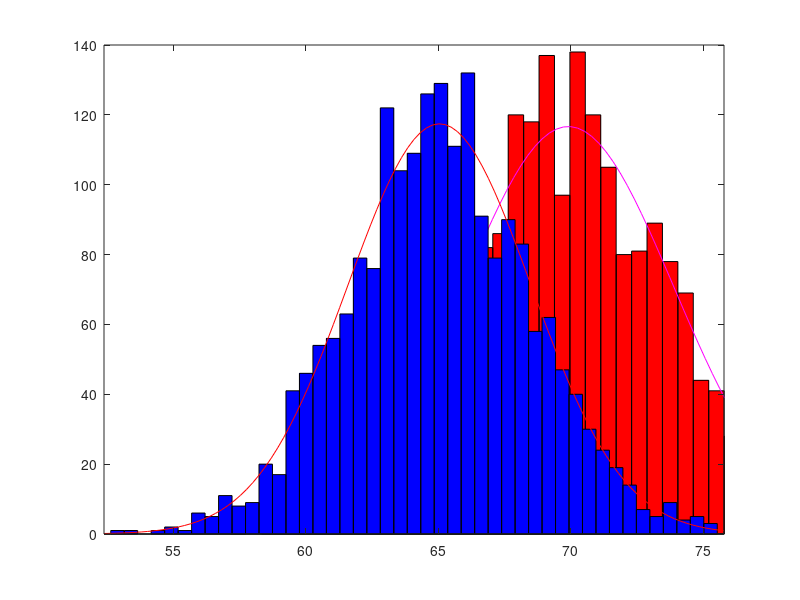

Recreate this plot in MATLAB. (Note: this script raises an error after producing the figure.)
mu = [70,180];                                      %mean for height/weight in inches/pounds - men
ExpSigma = [4  6];
ExpCorrC = [1.0 0.8
           0.8  1.0];
sigma = corr2cov(ExpSigma, ExpCorrC);                %covariance matrix(https://en.wikipedia.org/wiki/Covariance_matrix)
r = mvnrnd(mu,sigma,2000);

mu = [65,160];                                      %mean for height/weight in inches/pounds - women
ExpSigma = [3.5  5];
ExpCorrC = [1.0 0.8
           0.8  1.0];
sigma = corr2cov(ExpSigma, ExpCorrC);                %covariance matrix(https://en.wikipedia.org/wiki/Covariance_matrix)
[standard_div] = cov2corr(sigma);
r2 = mvnrnd(mu,sigma,2000);

figure
disp("Height");                                     %create new figure(graph window)
h1 = histfit(r(:,1));                               %histfit creates histogram with bell curve
set(h1(1),'facecolor','r'); set(h1(2),'color','m')  %<histfit>(1) = bar color, <histfit>(2) = line color
hold on;                                            %keep in figure
h2 = histfit(r2(:,1));
alpha(h2,.5)
line([67 67], ylim); %line equation x >= 67

figure
disp("Height v Weight");
plot(r2(:,1),r2(:,2),'+',r(:,1),r(:,2),'X')
hold on;
x = 50:1:85;
y = 0.9*x+109; %line equation y = 0.9x + 109
plot(x,y)

disp("Men");
disp(r);
disp("Women");
disp(r2);

%{
S = std(r)
M = mean(r)

S2 = std(r2)
M2 = mean(r2)
%}

%Scenario A - height only
error = 0;
tp = 0;
tn = 0;
fp = 0;
fn = 0;
for a = 1:2000
    if r(a,1) < 67      %error if men less than 67
        error = error + 1;
        fn = fn + 1;
    else
        tp = tp + 1;
    end
    if r2(a,1) >= 67    %error if women greater than 67
        error = error + 1;
        fp = fp + 1;
    else
        tn = tn + 1;
    end
end
error = error / 4000;
disp("Scenario A")
disp("Error Rate:")
disp(error)
disp("Accuracy Rate:")
disp(1-error)
disp("True Positive Rate")
disp(tp / 2000)
disp("True Negative Rate")
disp(tn / 2000)
disp("False Positive Rate")
disp(fp / 2000)
disp("False Negative Rate")
disp(fn / 2000)

%Scenario B - height and weight
error = 0;
tp = 0;
tn = 0;
fp = 0;
fn = 0;
for a = 1:2000
    x = r(a,1);
    yhat = 0.9*x+109;
    if r(a,2) < yhat
        error = error + 1;          %error if below line for men
        fn = fn + 1;
    else
        tp = tp + 1;
    end
    
    x = r2(a,1);
    yhat = -1.3*x+257;
    if r2(a,2) >= yhat
        error = error + 1;          %error if above line for women
        fp = fp + 1;
    else
        tn = tn + 1;
    end
end
error = error / 4000;
disp("Scenario B")
disp("Error Rate:")
disp(error)
disp("Accuracy Rate:")
disp(1-error)
disp("True Positive Rate")
disp(tp / 2000)
disp("True Negative Rate")
disp(tn / 2000)
disp("False Positive Rate")
disp(fp / 2000)
disp("False Negative Rate")
disp(fn / 2000)
